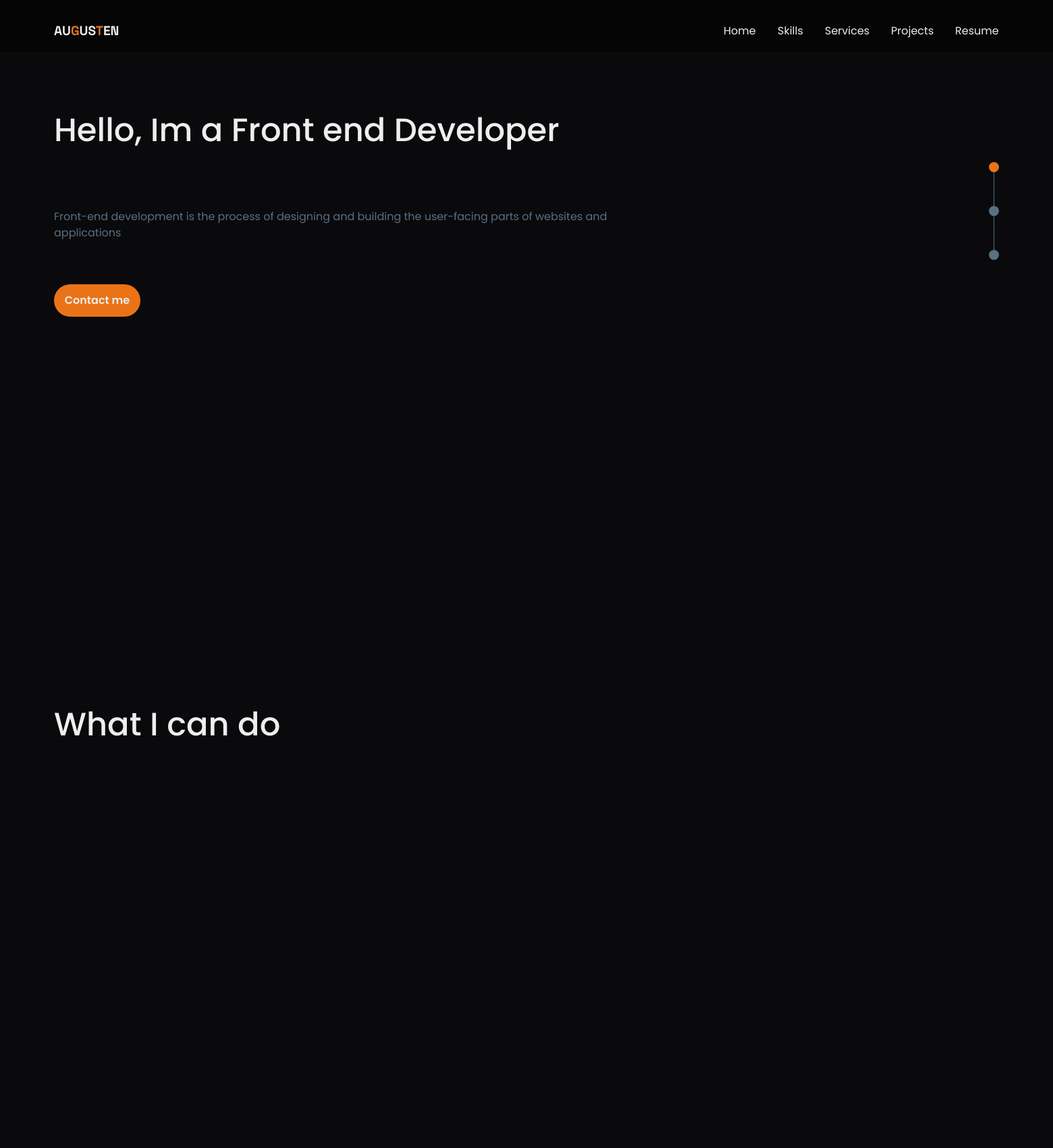
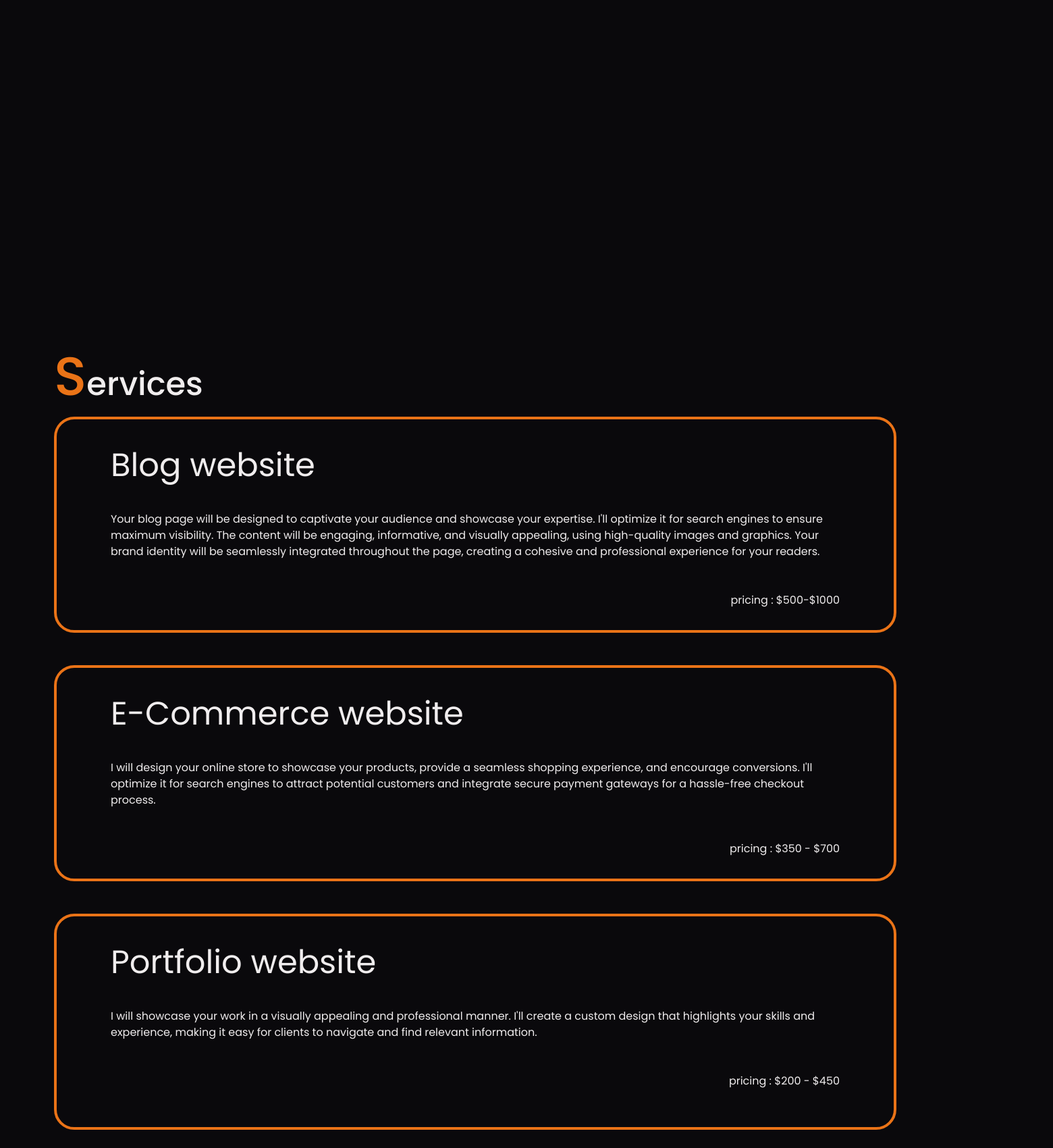
The page / (upper part) on the database its author committed (2 pictures, top to bottom).
### portfolio/models.py (models this page shows)
class Service(models.Model):
    title = models.CharField(max_length=200)
    about = models.TextField()
    pricing = models.TextField()

### portfolio/views.py (the view)
# urls.py: path("", views.index, name="index"),
def index(request):
    services = Service.objects.all()
    return render(request, 'index.html', {'services': services, 'photo_portfolio': photo, 'car_portfolio': car})

### portfolio/templates/index.html (shortened to what this page needs)
{% extends "header.html" %}
{% load static %}
{% block head %}
<main>
    <div class="sec1">
        <section class="intro-container">
            <div class="intro">
                <h1 class="left-right animate">
                    Hello, Im a Front end Developer
                </h1>
                <p class="down-up animate abt-front-end">
                    Front-end development is the process of designing and building the user-facing parts of websites and
                    applications
                </p>
                <a href="mailto:augustenrabi2020@gmail.com"><input type="button" value="Contact me"
                        class="down-up animate contact-me"></a>
            </div>
            <div class="slideRight animate right-nav">
                <div class="circle-on"></div>
                <div class="circle"></div>
                <div class="circle"></div>
            </div>
        </section>
    </div>
    <section class="sec2" id="sec2">
        <div class="skills">
            <h1 class="shead">What I can do</h1>
            <div class="card-container">
            </div>
        </div>
    </section>
        <section class="sec3" id="sec3">
            <div class="service-container">
                <h1 id="pin"><span>S</span>ervices</h1>
                {% for service in services %}
                <div class="services serv-2">
                    <h2>{{service.title}}</h2>
                    <div class="service-items">
                        <p>{{service.about}}</p>
                        <div class="pricing">
                            <p> pricing : {{service.pricing}} </p>
                        </div>
                    </div>
                </div>
                {% endfor %}
            </div>
    </section>
</main>
{% endblock head %}

### portfolio/templates/header.html (shortened to what this page needs)
{% extends "base.html" %}
{% load static %}
{% block n %}
<header>
    <div class="left-right animate logo">
        AU<span>G</span>US<span>T</span>EN
    </div>
    <div class="menu">
        <ul class="nav-menu" id="nav">
            <li class="nav-item i1"><a href="" class="nav-link">Home</a></li>
            <li class="nav-item i2"><a href="#sec2" class="nav-link">Skills</a></li>
            <li class="nav-item i2"><a href="#sec3" class="nav-link">Services</a></li>
            <li class="nav-item i3"><a href="#sec4" class="nav-link">Projects</a></li>
            <li class="nav-item i4"><a href="{% url 'portfolio:resume' %}" class="nav-link">Resume</a></li>
        </ul>
    </div>
</header>
{% block head %}
{% endblock head %}
{% endblock n %}

### portfolio/templates/base.html (shortened to what this page needs)
{% load static %}
<!DOCTYPE html>
<html lang="en">
<head>
    <link href="https://unpkg.com/tailwindcss@^1.0/dist/tailwind.min.css"rel="stylesheet">
    <link rel="stylesheet" href="{% static '/style.css' %}">
    <link rel="stylesheet" href="https://cdnjs.cloudflare.com/ajax/libs/animate.css/4.1.1/animate.min.css" />
    <link href='https://unpkg.com/boxicons@2.1.4/css/boxicons.min.css' rel='stylesheet'>
</head>
<body>
    {% block n %}
    {% endblock n %}
</body>
</html>

### portfolio/static/style.css (style rules this page uses)
html { scroll-behavior: smooth; }
body { display: block; box-sizing: border-box; font-family: 'Poppins', sans-serif; color: #F0EDEE; overflow-x: hidden; scroll-behavior: smooth; background-color: #0A090C; }
header { padding: 2rem 5rem 1rem 5rem; display: flex; justify-content: space-between; align-items: center; background-color: #050506; }
.nav-menu { display: flex; flex-direction: row; }
.nav-item { list-style-type: none; margin-left: 2rem; }
.i1 { animation: backInDown 0.5s 0.1s ease-in-out; }
.i2 { animation: backInDown 0.5s 0.2s ease-in-out; }
.i3 { animation: backInDown 0.5s 0.3s ease-in-out; }
.i4 { animation: backInDown 0.5s 0.4s ease-in-out; }
.logo { font-family: "Space Grotesk", sans-serif; font-size: larger; font-weight: bold; animation: lftrgt 0.5s ease-in-out; }
.logo>span { color: #EA7317; }
.intro>h1 { font-size: 3rem; font-weight: 500; animation: lftrgt 0.5s 0.3s alternate ease-in-out; }
.abt-front-end { color: #597081; margin-top: 5rem; animation: du 0.5s 0.35s alternate ease-in-out; }
.contact-me { background-color: #EA7317; color: #F0EDEE; height: 3rem; width: 8rem; font-weight: 600; border-radius: 25px; margin-top: 4rem; animation: du 0.5s 0.4s alternate ease-in-out; }
.circle { width: 15px; height: 15px; border-radius: 100px; background-color: #597081; }
.circle-on { width: 15px; height: 15px; border-radius: 100px; background-color: #EA7317; }
.intro-container { display: flex; justify-content: space-between; align-items: center; padding: 5rem; }
main { z-index: -1; }
.intro { width: 60%; }
.sec1 { background-color: #0A090C; height: 100vh; width: 100%; }
.right-nav { animation: slideRight 0.5s 0.3s alternate ease-in-out; }
.sec2 { margin-top: 5rem; width: 100%; height: 100%; background-color: #0A090C; padding: 5rem; display: flex; justify-content: space-between; align-items: center; margin-bottom: 5rem; }
.skills { width: 80%; }
.card-container { display: flex; flex-wrap: wrap; justify-content: space-between; }
.shead { font-size: 3rem; font-weight: 500; margin-bottom: 4rem; }
.sec3 { position: inherit; display: flex; justify-content: space-between; align-items: center; padding: 0 5rem 0 5rem; }
.services { width: 80vw; border: 4px solid #EA7317; border-radius: 30px; padding: 2rem 5rem 2rem 5rem; margin-bottom: 3rem; background-color: #0A090C; height: 20rem; }
.services > h2 { margin-bottom: 2rem; font-size: 3rem; }
.pricing { text-align: right; margin-top: 3rem; }

### rows shown on the page
Service: title "Blog website", about "Your blog page will be designed to captivate your audience and showcase your expertise. I'll optimize it for search engines to ensure maximum visibility. The content will be engaging, informative, and visually appealing, using high-quality images and graphics. Your brand identity will be seamlessly integrated throughout the page, creating a cohesive and professional experience for your readers.", pricing "$500-$1000"
Service: title "E-Commerce website", about "I will design your online store to showcase your products, provide a seamless shopping experience, and encourage conversions. I'll optimize it for search engines to attract potential customers and integrate secure payment gateways for a hassle-free checkout process.", pricing "$350 - $700"
Service: title "Portfolio website", about "I will showcase your work in a visually appealing and professional manner. I'll create a custom design that highlights your skills and experience, making it easy for clients to navigate and find relevant information.", pricing "$200 - $450"
